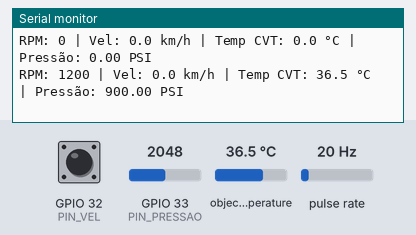
Simulated run of this sketch. Board: ESP32. On the bench: the last lines printed to the serial monitor. Wiring (inferred from the names in the program): pulse sensor: data GPIO 35. The test bench sets the inputs (shaded band); at power-on: object temperature 36.5 °C, pulse rate 20 Hz, GPIO 33 (PIN_PRESSAO) = 2048, GPIO 32 (PIN_VEL) HIGH. Storage starts empty.

Above: at 1.2 s.
1.3 s: object temperature set to 20 °C
At 2.6 s:
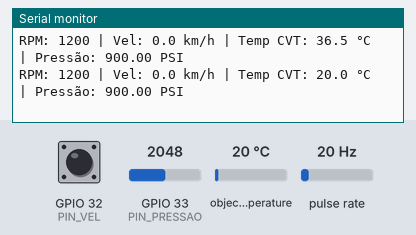
2.8 s: pulse rate (sensor on GPIO 35) set to 4 Hz
At 3.5 s:
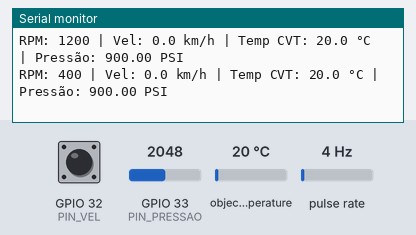
4.3 s: GPIO 33 (PIN_PRESSAO) set to 2866
At 5.6 s:
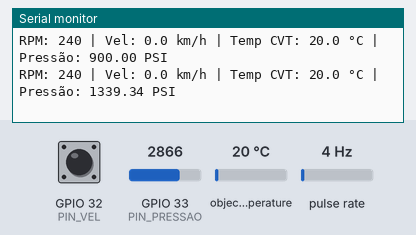
5.8 s: object temperature set to 26 °C
At 6.8 s:
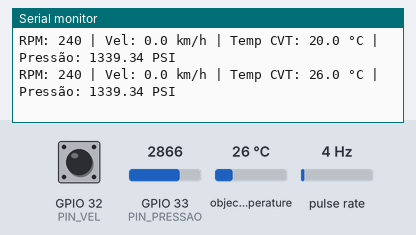
7.3 s: pulse rate (sensor on GPIO 35) set to 50 Hz
At 8.6 s:
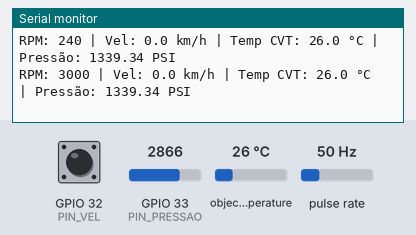
8.8 s: GPIO 33 (PIN_PRESSAO) set to 3603
At 9.4 s:
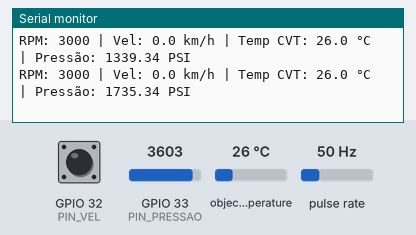
Timing chart, 0 to 11.3 s (numbered marks = the images above; inputs shaded):
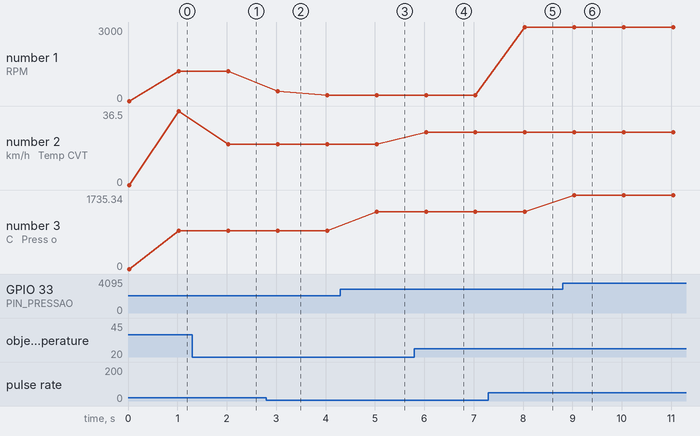

The sketch:

PTECU.ino
```cpp
#include <mcp_can.h>
#include <SPI.h>
#include <SD.h>
#include <FS.h>
#include <Wire.h>
#include <Adafruit_MLX90614.h>
#include <esp_task_wdt.h>

// ====================================================================
// 1. PINOS E HARDWARE
// ====================================================================
// Pinos CAN (Serão atrelados ao SPI Global)
#define CAN_CS   15
#define CAN_SCK  14
#define CAN_MISO 12
#define CAN_MOSI 13

// Pinos SD (Serão atrelados ao VSPI isolado)
#define SD_CS    5
#define SD_SCK   18
#define SD_MISO  19
#define SD_MOSI  23

// Sensores
const int PIN_RPM = 35;
const int PIN_VEL = 32;
const int PIN_PRESSAO = 33;

// Instâncias
MCP_CAN CAN0(CAN_CS);        // Vai usar o SPI global
SPIClass sdSPI(HSPI);        // Barramento isolado para o SD
Adafruit_MLX90614 mlx = Adafruit_MLX90614();

// ====================================================================
// 2. ESTRUTURAS E VARIÁVEIS GLOBAIS
// ====================================================================
struct DadosTelemetria {
    uint32_t timestamp;
    float rpm;
    float velocidade;
    float tempCVT;
    float pressaoT;
} estadoAtual;

SemaphoreHandle_t xMutexEstado;
QueueHandle_t filaSD;
File dataFile;
char nomeArquivo[30];

// Constantes de Cálculo (Dinâmica)
#define DIAMETRO 0.544f
#define COMPRIMENTO_RODA (3.14159f * DIAMETRO)
#define REDUCAO_FIXA 9.57f
const unsigned long TIMEOUT_US = 500000;
const int DENTES_EIXO_1 = 1;
const int DENTES_EIXO_2 = 6;

// Constantes Pressão
const float FATOR_DIVISOR_PRESSAO = 1.66667f;
const float MULTIPLICADOR_PSI = 400.0f;

volatile unsigned long deltaRPM = 0, deltaVEL = 0;
volatile unsigned long lastISR_RPM = 0, lastISR_VEL = 0;

// ====================================================================
// 3. INTERRUPÇÕES E PROTÓTIPOS
// ====================================================================
void IRAM_ATTR isrRPM() {
    unsigned long agora = micros();
    if (agora - lastISR_RPM > 11765) {
        deltaRPM = agora - lastISR_RPM;
        lastISR_RPM = agora;
    }
}

void IRAM_ATTR isrVEL() {
    unsigned long agora = micros();
    if (agora - lastISR_VEL > 1000) {
        deltaVEL = agora - lastISR_VEL;
        lastISR_VEL = agora;
    }
}

// Tarefas
void vTaskRPM(void *pvParameters);
void vTaskVelocidade(void *pvParameters);
void vTaskTempCVT(void *pvParameters);
void vTaskPressao(void *pvParameters);
void vTaskSD(void *pvParameters);
void vTaskCAN(void *pvParameters);

// Auxiliares
float lerPressaoPSI(int pino);
void enviarMsgCAN(uint32_t id, float valor);

// ====================================================================
// 4. SETUP
// ====================================================================
void setup() {
    Serial.begin(115200);
    Serial.println("\n[PTECU] INICIANDO - MODO DUAL SPI BUS");

    xMutexEstado = xSemaphoreCreateMutex();
    filaSD = xQueueCreate(100, sizeof(DadosTelemetria));

    // Desativa ambos os chips fisicamente antes de configurar
    pinMode(CAN_CS, OUTPUT);
    pinMode(SD_CS, OUTPUT);
    digitalWrite(CAN_CS, HIGH);
    digitalWrite(SD_CS, HIGH);

    // --- A. BARRAMENTO 1: CAN (Usando objeto SPI Global) ---
    SPI.begin(CAN_SCK, CAN_MISO, CAN_MOSI, -1);

    Serial.print("Iniciando CAN... ");
    if (CAN0.begin(MCP_ANY, CAN_500KBPS, MCP_8MHZ) == CAN_OK) {
        Serial.println(">>> SUCESSO!");
        CAN0.setMode(MCP_NORMAL);
    } else {
        Serial.println("!!! FALHA !!!");
    }

    // --- B. BARRAMENTO 2: SD CARD (Usando objeto sdSPI isolado) ---
    sdSPI.begin(SD_SCK, SD_MISO, SD_MOSI, -1);

    Serial.print("Iniciando SD... ");
    if (!SD.begin(SD_CS, sdSPI, 1000000)) {
        Serial.println("!!! FALHA OU AUSENTE !!!");
    } else {
        int n = 1;
        while (n < 1000) {
            sprintf(nomeArquivo, "/PTECU_%d.csv", n);
            if (!SD.exists(nomeArquivo)) break;
            n++;
        }
        dataFile = SD.open(nomeArquivo, FILE_WRITE);
        if (dataFile) {
            // Cabeçalho atualizado com pressao_t
            dataFile.println("ms;rpm;vel;temp_cvt;pressao_t");
            dataFile.flush();
            Serial.printf(">>> SUCESSO: Gravando em %s\n", nomeArquivo);
        }
    }

    // --- C. SENSORES ---
    pinMode(PIN_RPM, INPUT);
    pinMode(PIN_VEL, INPUT_PULLUP);
    attachInterrupt(digitalPinToInterrupt(PIN_RPM), isrRPM, FALLING);
    attachInterrupt(digitalPinToInterrupt(PIN_VEL), isrVEL, FALLING);
    Wire.begin(21, 22);
    mlx.begin();

    esp_task_wdt_config_t twdt_config = { .timeout_ms = 8000, .idle_core_mask = (1 << portNUM_PROCESSORS) - 1, .trigger_panic = true };
    esp_task_wdt_reconfigure(&twdt_config);

    // --- D. TASKS ---
    xTaskCreatePinnedToCore(vTaskRPM,         "RPM",  3072, NULL, 4, NULL, 0);
    xTaskCreatePinnedToCore(vTaskPressao,     "PRES", 3072, NULL, 4, NULL, 0);
    xTaskCreatePinnedToCore(vTaskVelocidade,  "VEL",  3072, NULL, 3, NULL, 0);
    xTaskCreatePinnedToCore(vTaskTempCVT,     "CVT",  4096, NULL, 2, NULL, 0);
    xTaskCreatePinnedToCore(vTaskSD,          "SD",   4096, NULL, 1, NULL, 0);
    xTaskCreatePinnedToCore(vTaskCAN,         "CAN",  4096, NULL, 5, NULL, 1);
}

void loop() {
    // 1. Fazemos a cópia local para liberar o Mutex rapidamente
    xSemaphoreTake(xMutexEstado, portMAX_DELAY);
    DadosTelemetria debugDados = estadoAtual;
    xSemaphoreGive(xMutexEstado);

    // 2. Imprime os dados formatados na Serial
    Serial.printf("RPM: %.0f | Vel: %.1f km/h | Temp CVT: %.1f °C | Pressão: %.2f PSI\n",
                   debugDados.rpm, debugDados.velocidade, debugDados.tempCVT, debugDados.pressaoT);

    // 3. Aguarda 1 segundo (1Hz) para não floodar o terminal
    vTaskDelay(pdMS_TO_TICKS(1000));
}

// ====================================================================
// 5. FUNÇÕES E CÁLCULOS AUXILIARES
// ====================================================================
float lerPressaoPSI(int pino) {
    float tensaoPino = analogReadMilliVolts(pino) / 1000.0f;
    float tensaoSensor = tensaoPino * FATOR_DIVISOR_PRESSAO;

    if (tensaoSensor < 0.5f) tensaoSensor = 0.5f;
    return (tensaoSensor - 0.5f) * MULTIPLICADOR_PSI;
}

void enviarMsgCAN(uint32_t id, float valor) {
    int16_t valorInt = (int16_t)(valor * 100.0f);
    if (id == 0x200) valorInt = (int16_t)valor;

    byte data[2] = { (byte)(valorInt >> 8), (byte)(valorInt & 0xFF) };

    // A biblioteca MCP_CAN vai usar o SPI global que mapeamos para o HSPI
    byte sndStat = CAN0.sendMsgBuf(id, 0, 2, data);

    if(sndStat != CAN_OK) {
        if(sndStat == 6) CAN0.setMode(MCP_NORMAL);
    }
}

// ====================================================================
// 6. LÓGICA DAS TASKS
// ====================================================================
void vTaskCAN(void *pvParameters) {
    esp_task_wdt_add(NULL);
    for (;;) {
        esp_task_wdt_reset();

        xSemaphoreTake(xMutexEstado, portMAX_DELAY);
        DadosTelemetria p = estadoAtual;
        xSemaphoreGive(xMutexEstado);

        enviarMsgCAN(0x200, p.rpm);
        enviarMsgCAN(0x201, p.velocidade);
        enviarMsgCAN(0x202, p.tempCVT);
        enviarMsgCAN(0x203, p.pressaoT); // Envio da pressão adicionado

        vTaskDelay(pdMS_TO_TICKS(25));
    }
}

void vTaskSD(void *pvParameters) {
    DadosTelemetria p;
    int contadorFlush = 0;
    for (;;) {
        if (xQueueReceive(filaSD, &p, portMAX_DELAY)) {
            if (dataFile) {
                // A gravação usará o sdSPI (VSPI) isolado
                dataFile.printf("%u;%.0f;%.1f;%.1f;%.2f\n",
                                p.timestamp, p.rpm, p.velocidade, p.tempCVT, p.pressaoT);
                if (++contadorFlush >= 20) {
                    dataFile.flush();
                    contadorFlush = 0;
                }
            }
        }
    }
}

void vTaskPressao(void *pvParameters) {
    for (;;) {
        float calc_pressao = lerPressaoPSI(PIN_PRESSAO);

        xSemaphoreTake(xMutexEstado, portMAX_DELAY);
        estadoAtual.pressaoT = calc_pressao;
        xSemaphoreGive(xMutexEstado);

        // Atualiza a 10Hz (a fila para o SD continuará sendo alimentada pela vTaskRPM)
        vTaskDelay(pdMS_TO_TICKS(100));
    }
}

void vTaskRPM(void *pvParameters) {
    for (;;) {
        unsigned long agora_us = micros();
        unsigned long dR, lR;
        noInterrupts();
        dR = deltaRPM; lR = lastISR_RPM;
        interrupts();
        float calc_rpm = (agora_us - lR > TIMEOUT_US) ? 0 : (60000000.0f / (dR * DENTES_EIXO_1));

        xSemaphoreTake(xMutexEstado, portMAX_DELAY);
        estadoAtual.timestamp = millis();
        estadoAtual.rpm = calc_rpm;
        xQueueSend(filaSD, &estadoAtual, 0); // Envia o snapshot completo para o SD
        xSemaphoreGive(xMutexEstado);

        vTaskDelay(pdMS_TO_TICKS(25));
    }
}

void vTaskVelocidade(void *pvParameters) {
    for (;;) {
        unsigned long agora_us = micros();
        unsigned long dV, lV;
        noInterrupts();
        dV = deltaVEL; lV = lastISR_VEL;
        interrupts();
        float calc_vel = (agora_us - lV > TIMEOUT_US) ? 0 : ((1000000.0f * COMPRIMENTO_RODA * 3.6f) / (dV * REDUCAO_FIXA * DENTES_EIXO_2));

        xSemaphoreTake(xMutexEstado, portMAX_DELAY);
        estadoAtual.velocidade = calc_vel;
        xSemaphoreGive(xMutexEstado);

        vTaskDelay(pdMS_TO_TICKS(25));
    }
}

void vTaskTempCVT(void *pvParameters) {
    for (;;) {
        float temp = mlx.readObjectTempC();
        if (isnan(temp)) temp = -99.9;

        xSemaphoreTake(xMutexEstado, portMAX_DELAY);
        estadoAtual.tempCVT = temp;
        xSemaphoreGive(xMutexEstado);

        vTaskDelay(pdMS_TO_TICKS(200));
    }
}
```

Measured:
- after the input at 1.3 s, the serial monitor: prints a new line after 0.73 s (image 1)
- after the input at 2.8 s, the serial monitor: prints a new line after 0.23 s (image 2)
- after the input at 4.3 s, the serial monitor: prints a new line after 0.73 s (image 3)
- after the input at 5.8 s, the serial monitor: prints a new line after 0.24 s (image 4)
- after the input at 7.3 s, the serial monitor: prints a new line after 0.74 s (image 5)
- after the input at 8.8 s, the serial monitor: prints a new line after 0.24 s (image 6)
- plotted number 1: 1200 → 240 after the input at 2.8 s, 240 → 3000 after the input at 7.3 s
- plotted number 2: 36.5 → 20 after the input at 1.3 s, 20 → 26 after the input at 5.8 s
